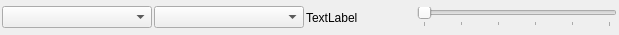
<?xml version="1.0" encoding="UTF-8"?>
<ui version="4.0">
 <class>CapacityWidget</class>
 <widget class="QWidget" name="CapacityWidget">
  <property name="geometry">
   <rect>
    <x>0</x>
    <y>0</y>
    <width>619</width>
    <height>35</height>
   </rect>
  </property>
  <property name="windowTitle">
   <string>Form</string>
  </property>
  <layout class="QHBoxLayout" name="horizontalLayout">
   <property name="spacing">
    <number>2</number>
   </property>
   <property name="leftMargin">
    <number>2</number>
   </property>
   <property name="topMargin">
    <number>2</number>
   </property>
   <property name="rightMargin">
    <number>2</number>
   </property>
   <property name="bottomMargin">
    <number>2</number>
   </property>
   <item>
    <widget class="QComboBox" name="cboSectores">
     <property name="minimumSize">
      <size>
       <width>150</width>
       <height>0</height>
      </size>
     </property>
    </widget>
   </item>
   <item>
    <widget class="QComboBox" name="cboSubSectores">
     <property name="minimumSize">
      <size>
       <width>150</width>
       <height>0</height>
      </size>
     </property>
    </widget>
   </item>
   <item>
    <widget class="QLabel" name="lblValue">
     <property name="text">
      <string>TextLabel</string>
     </property>
    </widget>
   </item>
   <item>
    <spacer name="horizontalSpacer">
     <property name="orientation">
      <enum>Qt::Horizontal</enum>
     </property>
     <property name="sizeHint" stdset="0">
      <size>
       <width>40</width>
       <height>20</height>
      </size>
     </property>
    </spacer>
   </item>
   <item>
    <widget class="QSlider" name="slideCapacity">
     <property name="minimumSize">
      <size>
       <width>200</width>
       <height>0</height>
      </size>
     </property>
     <property name="maximumSize">
      <size>
       <width>200</width>
       <height>16777215</height>
      </size>
     </property>
     <property name="maximum">
      <number>10</number>
     </property>
     <property name="pageStep">
      <number>3</number>
     </property>
     <property name="orientation">
      <enum>Qt::Horizontal</enum>
     </property>
     <property name="tickPosition">
      <enum>QSlider::TicksBelow</enum>
     </property>
     <property name="tickInterval">
      <number>2</number>
     </property>
    </widget>
   </item>
  </layout>
 </widget>
 <resources/>
 <connections/>
</ui>
